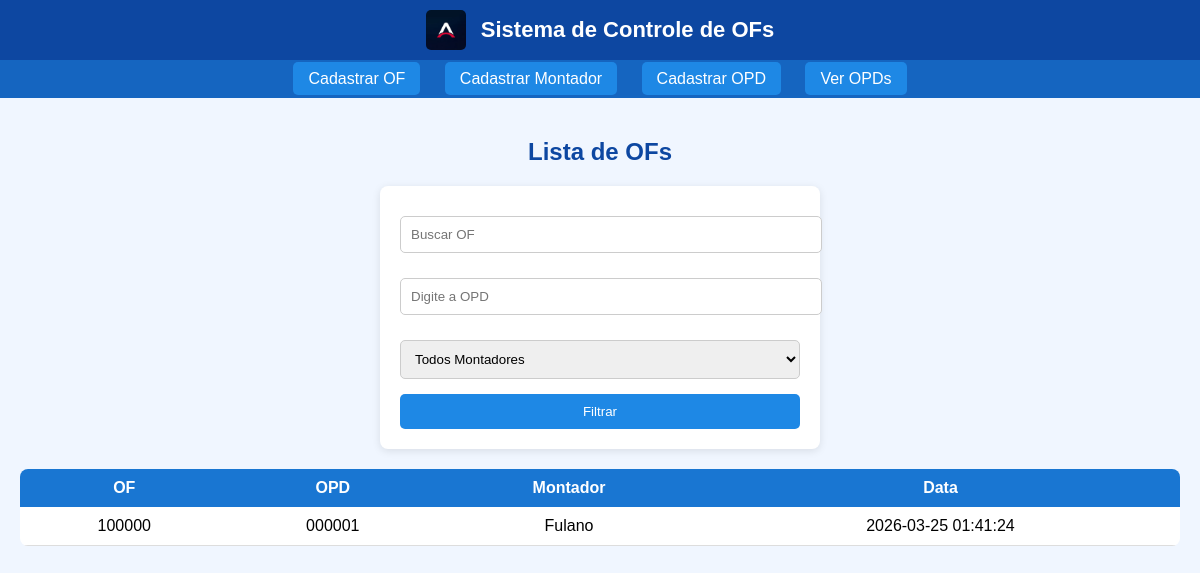
The app's page /index.php?numero_of=100000 with its own data.
### tables this page shows
CREATE TABLE `of` (
  `id` int NOT NULL,
  `numero_of` varchar(50) DEFAULT NULL,
  `opd_id` int DEFAULT NULL,
  `data_registro` timestamp NULL DEFAULT CURRENT_TIMESTAMP
);

CREATE TABLE `opd` (
  `id` int NOT NULL,
  `nome` varchar(100) NOT NULL,
  `montador_nome` varchar(100) DEFAULT NULL
);

### index.php (the view, shortened to what this page needs)
<?php include 'conexao.php'; ?>
<!DOCTYPE html>
<html lang="pt-br">
<head>
    <link rel="stylesheet" href="style.css">
</head>
<body>
    <div class="header">
        <div class="header-content">
            <img src="img/logo.jpg" class="logo-img">
            <span class="titulo">Sistema de Controle de OFs</span>
        </div>
    </div>
    <div class="menu">
        <a href="of.php">Cadastrar OF</a>
        <a href="montador.php">Cadastrar Montador</a>
        <a href="opd.php">Cadastrar OPD</a>
        <a href="opds.php">Ver OPDs</a>
    </div>
    <div class="container">
        <h2>Lista de OFs</h2>
        <form method="GET" style="margin-bottom:20px;">
            <input type="text" name="numero_of" placeholder="Buscar OF">
            <input type="text" name="opd_nome" placeholder="Digite a OPD">
            <select name="montador_nome">
                <option value="">Todos Montadores</option>
            </select>
            <button type="submit">Filtrar</button>
        </form>
        <table>
            <tr>
                <th>OF</th>
                <th>OPD</th>
                <th>Montador</th>
                <th>Data</th>
            </tr>
            <?php
            $where = [];
            if (!empty($_GET['numero_of'])) {
                $numero = $conn->real_escape_string($_GET['numero_of']);
                $where[] = "`of`.numero_of LIKE '%$numero%'";
            }
            $whereSql = "";
            if (!empty($where)) {
                $whereSql = "WHERE " . implode(" AND ", $where);
            }
            $sql = "
SELECT
    `of`.numero_of,
    opd.nome AS opd,
    opd.montador_nome AS montador,
    `of`.data_registro
FROM `of`
JOIN opd ON `of`.opd_id = opd.id
$whereSql
ORDER BY `of`.data_registro DESC
";
            $result = $conn->query($sql);
            if ($result && $result->num_rows > 0) {
                while ($row = $result->fetch_assoc()) {
                    echo "<tr>
                <td>{$row['numero_of']}</td>
                <td>{$row['opd']}</td>
                <td>{$row['montador']}</td>
                <td>{$row['data_registro']}</td>
              </tr>";
                }
            } else {
                echo "<tr><td colspan='4'>Nenhuma OF encontrada</td></tr>";
            }
            ?>
        </table>
    </div>
</body>
</html>

### style.css (style rules this page uses)
body { margin: 0; font-family: Arial, sans-serif; background-color: #f0f6ff; }
.header { background: #0d47a1; padding: 10px 20px; }
.header-content { display: flex; align-items: center; justify-content: center; gap: 15px; }
.logo-img { height: 40px; width: auto; border-radius: 5px; }
.titulo { color: white; font-size: 22px; font-weight: bold; }
.menu { background: #1565c0; padding: 10px; text-align: center; }
.menu a { color: white; text-decoration: none; margin: 0 10px; padding: 8px 15px; background: #1e88e5; border-radius: 5px; transition: 0.3s; }
.container { padding: 20px; display: flex; flex-direction: column; align-items: center; }
h1, h2 { color: #0d47a1; }
h2 { text-align: center; }
form { background: white; padding: 20px; border-radius: 8px; max-width: 400px; width: 100%; margin: 0 auto; box-shadow: 0px 2px 8px rgba(0, 0, 0, 0.1); }
input, select { width: 100%; padding: 10px; margin-top: 10px; margin-bottom: 15px; border: 1px solid #ccc; border-radius: 5px; }
button { background: #1e88e5; color: white; border: none; padding: 10px; border-radius: 5px; cursor: pointer; width: 100%; }
table { width: 100%; border-collapse: collapse; background: white; border-radius: 8px; overflow: hidden; }
th { background: #1976d2; color: white; padding: 10px; }
td { padding: 10px; text-align: center; border-bottom: 1px solid #ddd; }

### records on screen
of: numero_of "100000", opd.nome "000001", opd.montador_nome "Fulano", data_registro "2026-03-25 01:41:24"
